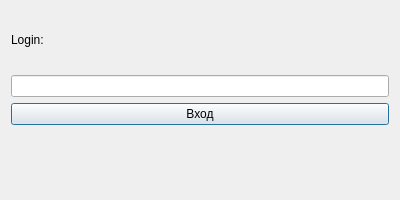
<?xml version="1.0" encoding="UTF-8"?>
<ui version="4.0">
 <class>LoginWindow</class>
 <widget class="QDialog" name="LoginWindow">
  <property name="geometry">
   <rect>
    <x>0</x>
    <y>0</y>
    <width>400</width>
    <height>200</height>
   </rect>
  </property>
  <property name="windowTitle">
   <string>Login</string>
  </property>
  <layout class="QVBoxLayout" name="verticalLayout">
   <item>
    <widget class="QLabel" name="label">
     <property name="text">
      <string>Login:</string>
     </property>
    </widget>
   </item>
   <item>
    <widget class="QLineEdit" name="loginEdit"/>
   </item>
   <item>
    <widget class="QPushButton" name="loginButton">
     <property name="text">
      <string>Вход</string>
     </property>
    </widget>
   </item>
   <item>
    <widget class="QLabel" name="statusLabel">
     <property name="text">
      <string/>
     </property>
    </widget>
   </item>
  </layout>
 </widget>
 <resources/>
 <connections/>
</ui>
